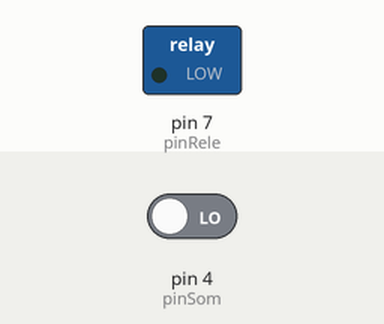
Recording of a sketch running on a simulated Arduino Uno, built with avr-gcc and run on an emulated ATmega328P. On the bench: switched loads named in the sketch (green lamp = pin HIGH). The inputs (shaded band) are chosen by the test bench; at power-on: pin 4 (pinSom) LOW.

Above: at 1.2 s.
1.3 s: pin 4 (pinSom) driven HIGH
At 2.5 s:
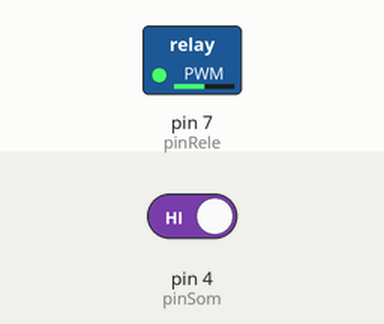
2.8 s: pin 4 (pinSom) driven LOW
At 3.2 s:
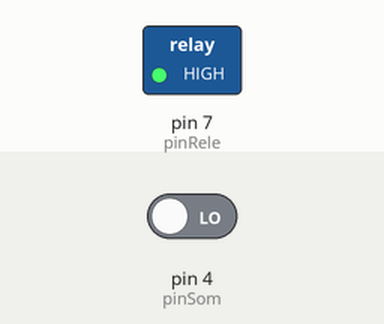
Timing chart, 0 to 5.8 s (numbered marks = the images above; inputs shaded):
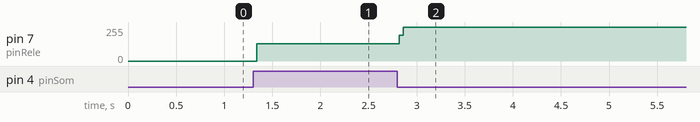

The sketch:

sensor_de_som_KY038.ino
```cpp
#define pinRele 7
#define pinSom 4

bool rele;

void setup()
{
  pinMode(pinRele,OUTPUT);
  pinMode(pinSom,INPUT);
  rele = false; // Inicializando a variável relé em false
  digitalWrite(pinRele,rele); // Inicia desligado
}

void loop()
{
  if(digitalRead(pinSom)==HIGH)
  { // Detecta o som
    rele=!rele; // Troca o estado do relé
  }
  digitalWrite(pinRele,rele);
}
```

Measured:
- after the input at 1.3 s, pin 7 (pinRele): 0/255 → 128/255 at once
- after the input at 2.8 s, pin 7 (pinRele): 128/255 → 255/255 at once
